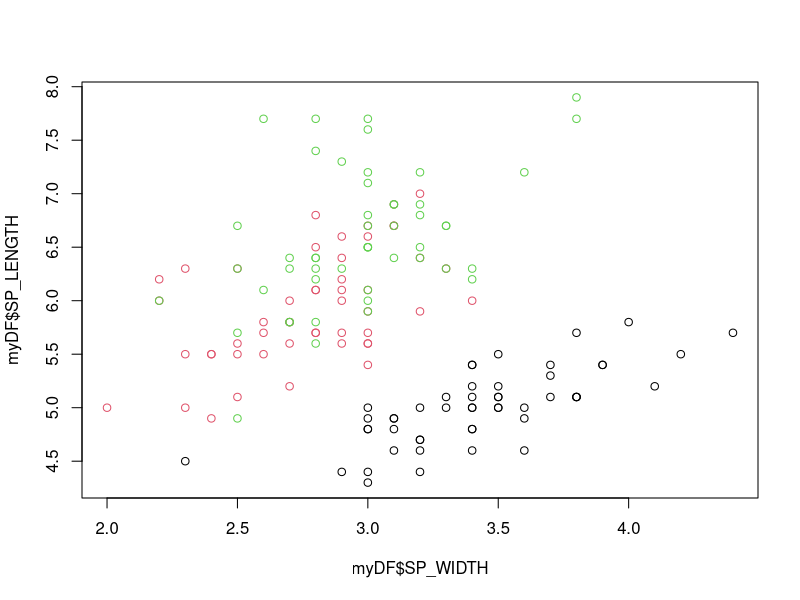
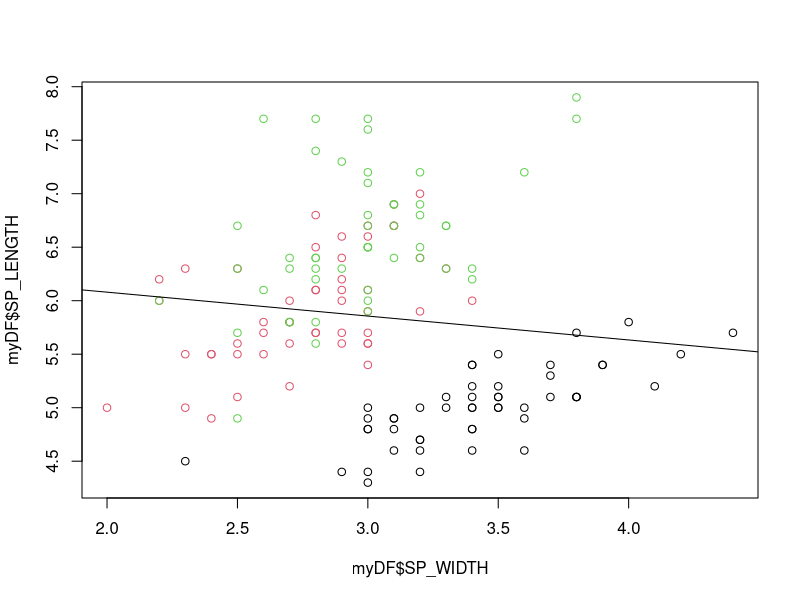
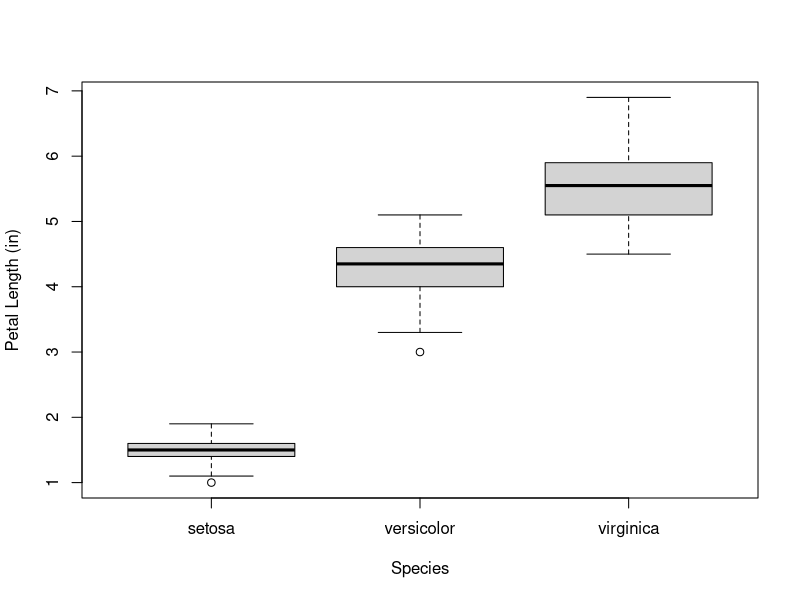
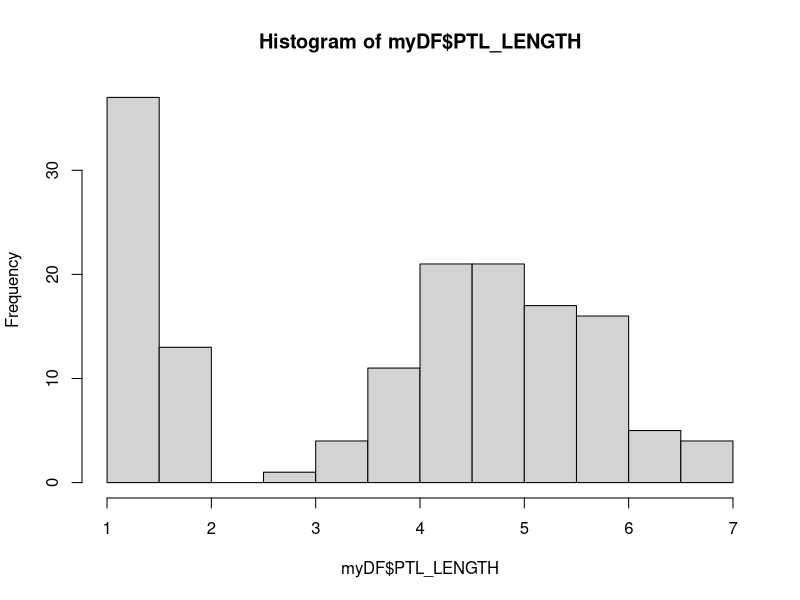
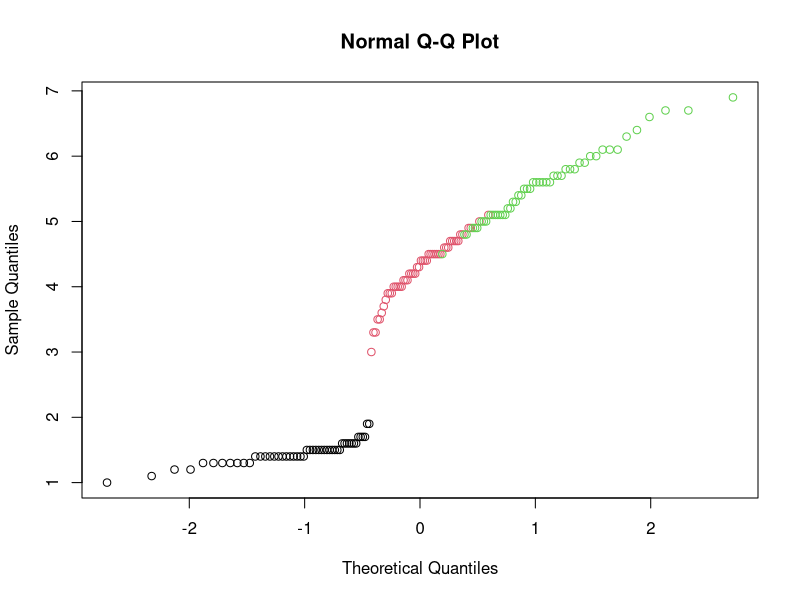
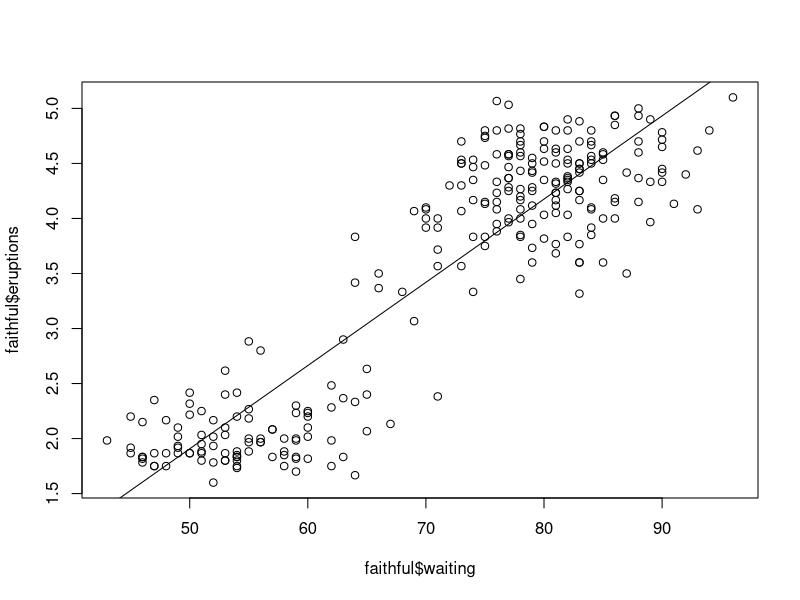
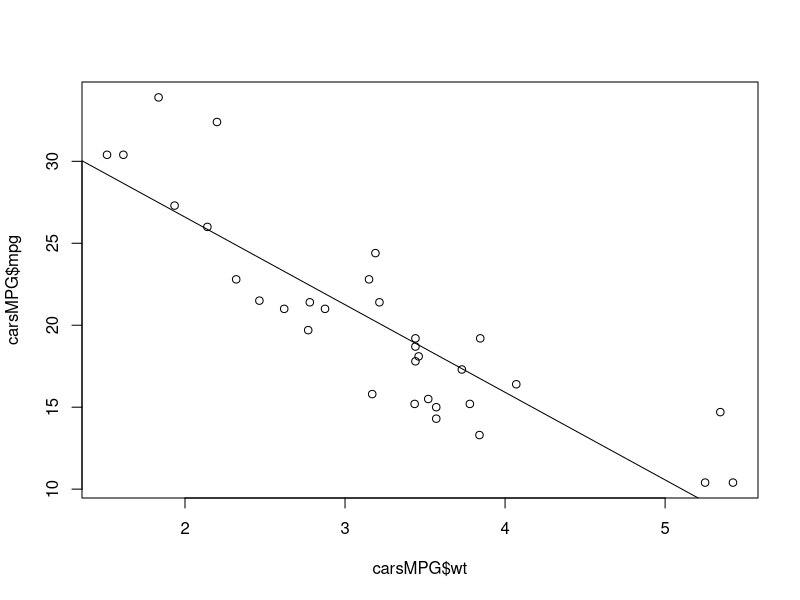

Write R code to recreate these figures, in order.
## ---- chunk 1
knitr::opts_chunk$set(echo = TRUE,error = FALSE,message = FALSE, warning = FALSE)
## ---- chunk 2

#Check working directory
getwd()

#Check out session info
sessionInfo()

## ---- chunk 3
#Make a vector into memory
myVecN<-c(1,2,3,4,5,6,7,8)
myVecN

#Check its class
class(myVecN)

#Check its other attributes
str(myVecN)

myVecL<-c('one','two','three','four','five','six')
class(myVecL)
str(myVecL)

#Remove the objects with rm()
rm(myVecN,myVecL)

## ---- chunk 4
v1<-c(2,4,6,8,10)
v2<-c(1,1,2,2,0.5)
v1*v2
v1/v2

## ---- chunk 5
myFactor<-factor(c('A','B','C'),levels = c('C','B','A'))
myFactor
sort(myFactor)

## ---- chunk 6
#Load the iris data set to an object called myDF
myDF<-iris
#Check out the df
dim(myDF)
#Check out the structure and attributes
str(myDF)
#Check out the first 10 records
head(myDF,10)
#Check out the last 5 records
tail(myDF,5)
#Checkout the unique values in the 'Species' column
unique(myDF$Species)
#Check out how many of each
table(myDF$Species)
#Subset just some columns and rows [rows index, columns index]
myDF[c(1:5),c(5,1)]
#Filter based on column values
setosa<-myDF[myDF$Species == 'setosa',] #The logical operator '==' is used to declare equivalency

dim(setosa)

head(setosa)
#Check out the column names
names(myDF)
#Rename a column
colnames(myDF)[5]<-'SPECIES'
#Rename all columns
names(myDF)
names(myDF)<-c('SP_LENGTH','SP_WIDTH','PTL_LENGTH','PTL_WIDTH','SPECIES')
names(myDF)
## ---- chunk 7
summary(myDF)

## ---- chunk 8

plot(myDF$SP_LENGTH~myDF$SP_WIDTH, col = myDF$SPECIES)

## ---- chunk 9
#Make linear model with lm() and assign it to an object 
mdl<-lm(myDF$SP_LENGTH~myDF$SP_WIDTH)
summary(mdl)

plot(myDF$SP_LENGTH~myDF$SP_WIDTH, col = myDF$SPECIES)
abline(mdl)

## ---- chunk 10
boxplot(myDF$PTL_LENGTH~myDF$SPECIES, xlab='Species',ylab='Petal Length (in)')

## ---- chunk 11
hist(myDF$PTL_LENGTH)
## ---- chunk 12
qqnorm(myDF$PTL_LENGTH,col=myDF$SPECIES)

## ---- chunk 13
faithful<-faithful
head(faithful)

## ---- chunk 14

dim(faithful)
str(faithful)

## ---- chunk 15
summary(faithful)

## ---- chunk 16
mdl<-lm(faithful$eruptions~faithful$waiting)
summary(mdl)
plot(faithful$eruptions~faithful$waiting)
abline(mdl)

## ---- chunk 17
cars<-mtcars
head(cars,10)
## ---- chunk 18
names(cars)
carsMPG<-cars[,c(1,6)]
head(carsMPG)

## ---- chunk 19
mdl<-lm(carsMPG$mpg~carsMPG$wt)
summary(mdl)
plot(carsMPG$mpg~carsMPG$wt)
abline(mdl)

## ---- chunk 20
table(cars$gear,cars$cyl)

